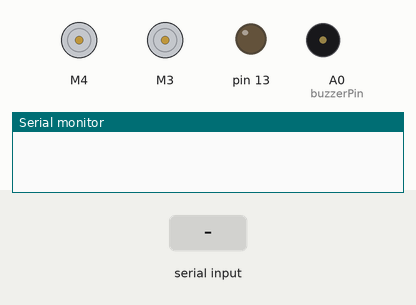
Recording of a sketch running on a simulated Arduino Mega 2560, built with avr-gcc and run on an emulated ATmega2560. Shown: 2 × DC motor (green arrow = forward, orange = backward, longer = faster), output pins drawn as LEDs (lit = HIGH), buzzer (waves = sounding, pin HIGH), the last lines printed to the serial monitor. Inputs (shaded band) come from the test bench.

Above: at 1.9 s.
2.0 s: "R" received over Serial
At 2.7 s:
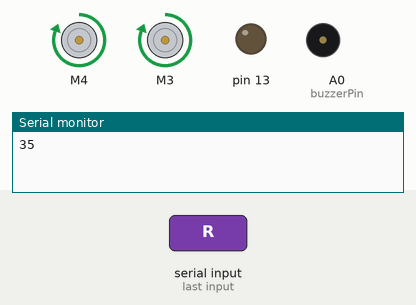
5.0 s: "A" received over Serial
At 5.7 s:
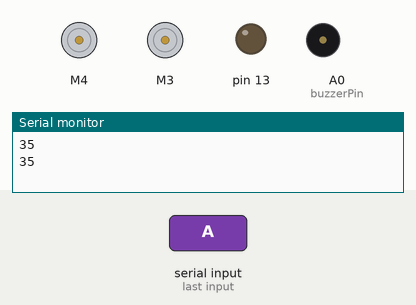
6.6 s: "E" received over Serial
At 6.8 s:
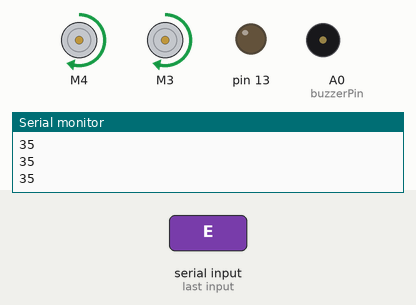
8.4 s: "L" received over Serial
At 10.53 s:
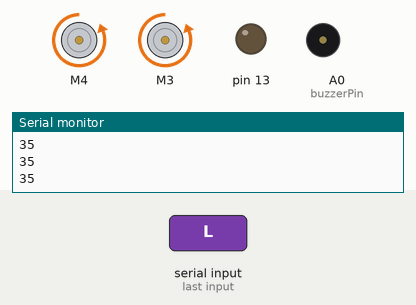
11.4 s: "RK" received over Serial
At 12.2 s:
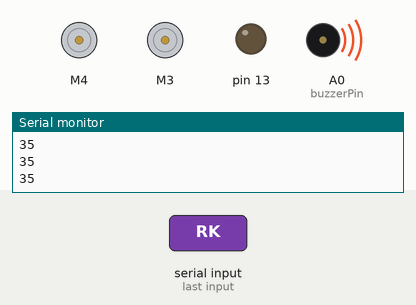
13.9 s: "grabRescueKit" received over Serial
At 15.01 s:
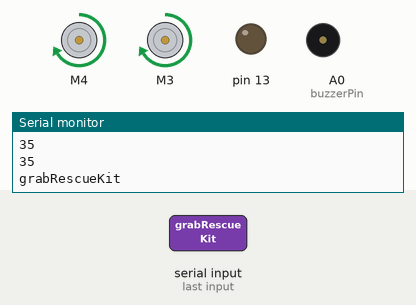
Timing chart, 0 to 16.9 s (numbered marks = the images above; inputs shaded):
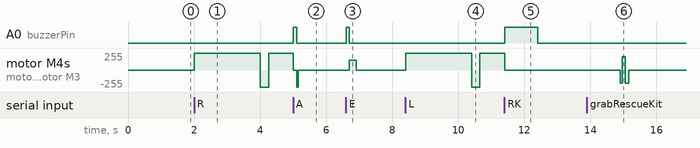

Measured:
- after the input at 2.0 s, motor M4, motor M3: stopped → forward 255/255 at once, → backward 255/255 2.0 s later, → forward 255/255 0.25 s later
- after the input at 5.0 s, A0 (buzzerPin): LOW → HIGH at once, → LOW 0.10 s later; motor M4, motor M3: forward 255/255 → stopped at once
- after the input at 6.6 s, A0 (buzzerPin): LOW → HIGH at once, → LOW 0.10 s later; motor M4, motor M3: stopped → forward 150/255 after 0.11 s, → stopped 0.20 s later
- after the input at 8.4 s, motor M4, motor M3: stopped → forward 255/255 at once, → backward 255/255 2.0 s later, → forward 255/255 0.25 s later
- after the input at 11.4 s, A0 (buzzerPin): LOW → HIGH at once, → LOW 1.0 s later; motor M4, motor M3: forward 255/255 → stopped at once
- after the input at 13.9 s, motor M4, motor M3: stopped → forward 200/255 after 1.0 s, → backward 200/255 0.15 s later, → stopped 0.10 s later

The sketch:

main2.ino
```cpp
#include <AFMotor.h>

AF_DCMotor motorA(4);
AF_DCMotor motorB(3);

int motorA1 = 33;
int motorA2 = 34;
int motorApwm = 35;

int motorB1 = 38;
int motorB2 = 37;
int motorBpwm = 14;

int servoAPin = 0;
int servoBPin = 0;

int echoPin = 0;
int triggerPin = 0;

int buzzerPin = A0;

String directionLeft = "RELEASE";
String directionRight = "RELEASE";
int xy = 0;
boolean rescueFlag = false;
int MOTORSPEED = 70;
int SENSITIVITY = 60;

int directions[] = {RELEASE,FORWARD,BACKWARD};

int obstacleCnt = 0;
float origin; //save absolute orientation in which the robot is aligned with the walls in the rescue area
String readString;

String getValue(String data, char separator, int index) { //returns ints from mutliple Strings seperated by a character
	int found = 0;
	int strIndex[] = { 0, -1 };
	int maxIndex = data.length() - 1;

	for (int i = 0; i <= maxIndex && found <= index; i++) {
			if (data.charAt(i) == separator || i == maxIndex) {
					found++;
					strIndex[0] = strIndex[1] + 1;
					strIndex[1] = (i == maxIndex) ? i+1 : i;
			}
	}
	return found > index ? data.substring(strIndex[0], strIndex[1]) : "";
}

void setup() {
	Serial.begin(9600);

	pinMode(24, INPUT_PULLUP);
	pinMode(buzzerPin, OUTPUT);
	pinMode(13, OUTPUT);


	//Gyrosensor

	//distance sensor


	/*
	while (distanceAvg() > 50) {
		delay(1);
	}
	*/
 //loosen rope
	delay(700);


	//while(distanceAvg() > 100) {}

}


void turnGreen(bool left) {

	int angle = 0;
	while(true) {
		if(angle >= 60) return;
		while(Serial.available() > 0) {
			char c = Serial.read();
			if(c == 'G') {
				beep(100);

				break;
			}
		}
		angle += 5;

		delay(100);
	}
}

void loop() {
	readString = "";

	while (Serial.available()) { //receive data from raspi
		delay(4);
		if (Serial.available() > 0) {
			char c = Serial.read();
			readString += c;
		}
	}

	if (readString != "") {
		Serial.println("35");
		if (readString == "R") {

			drive(255, 255, 800);
			turnGreen(false);
			drive(-255, -255, 250);
			drive(255, 255, 1);

		} if (readString == "L") {

			drive(255, 255, 800);
			//turnRelative(-75);
			turnGreen(true);
			drive(-255, -255, 250);
			drive(255, 255, 1);

		} if (readString == "A") {
			drive(0, 0, 0);
			drive(0, 0, 0);
			beep(100);


			drive(-255, -255, 50);
			drive(0, 0, 0);


		} if (readString.indexOf("E") != -1) {
			drive(0, 0, 0);
			beep(100);

			drive(150, 150, 200);
			drive(0, 0, 0);
		} if (readString.indexOf("RK") != -1) {
			drive(0, 0, 0);
			beep(1000);
			String incomingString = "";
			while (true) {
				if (Serial.available() > 0) {
					incomingString = Serial.readString();
					//incomingString.trim();
          String xval = getValue(incomingString, ':', 0);
					String yval = getValue(incomingString, ':', 1);
					String zval = getValue(incomingString, ':', 2);

					int motorleft = xval.toInt();
					int motorright = yval.toInt();
					int duration = zval.toInt();
					pln(incomingString);

					if(incomingString == "grabRescueKit") {

						drive(-200, -200, 50);
						drive(0, 0, 0);

						drive(200, 200, 100);
						drive(0, 0, 0);

						drive(-200, -200, 100);
						drive(0, 0, 0);
						break;
					} else if (incomingString == "armUp") {
						drive(0, 0, 0);

						Serial.println(1);
					} else if (incomingString == "armDown") {
						drive(0, 0, 0);

						Serial.println(1);
					} else {
						/*
						p(motorleft);
						p("  ");
						p(motorright);
						pln("");
						*/
						if (motorleft == 0 && motorright == 0) {
							if (duration == 0) { //turn to origin

							} else {

								Serial.println(1);
							}
						} else {
							drive(motorleft, motorright, duration);
							drive(0, 0, 0);
							Serial.println(1);
						}
					}
				}
			}

		} if (readString == "I") {
			drive(255, 255, 550);
		} if (readString == "IR") {
			drive(0, 0, 0);

			drive(255, -255, 100);
			drive(255, 255, 550);
		} if (readString == "IL") {
			drive(0, 0, 0);

			drive(-255, 255, 100);
			drive(255, 255, 550);
		} if (readString == "D") {

			drive(255, 255, 300);

			drive(-255, -255, 500);
			drive(255, 255, 1);
		} if (readString.indexOf("STOP") != -1) {
			drive(255, 255, 200);
			//loose rope
			drive(0, 0, 100000);
		} else if (readString.indexOf("S") != -1) {
			drive(255, 255, 400);
		} if (readString == "gapR") {
			drive(0, 0, 0);
			beep(50);
			drive(255, -255, 100);
			drive(0, 0, 0);
		} if (readString == "gapL") {
			drive(0, 0, 0);
			beep(50);
			drive(-255, 255, 100);
			drive(0, 0, 0);
		} if (readString == "Rescuekit") {
			beep(2000);
		}if (readString == "Rescue") { //Raspi says: there is the rescue area because he did not see a line for 10 frames
			drive(0, 0, 0);

			/*if (rescueFlag == false && distanceAvg() < 2000 && distanceAvg() > 500) { //checks if distance fits
				drive(0, 0, 0);
				led(1, 0, 0);
				Serial2.println("8"); //sends a 8 to the raspi to verify the entrance of the evacuation zone
				rescue();
			} else {
				drive(0, 0, 0);
				led(0, 0, 1);
				Serial2.println(6); //sends a 6 because there can't be the rescue area
			}*/
		} else {
			String newReadString = "";
			for(int i = 0; i < readString.length(); i++) {
				char c = readString[i];
				if(c == '-' || c == '.' || c == '0' || c == '1' ||
					c == '2' || c == '3' || c == '4' || c == '5' ||
					c == '6' || c == '7' || c == '8' || c == '9') {
					newReadString += c;
				}
			}

			//Linefollowing
			int x = newReadString.toInt();

			if (x < 200 && x > -200) {

				int motorSpeedL = MOTORSPEED + x * SENSITIVITY;
				int motorSpeedR = MOTORSPEED - x * SENSITIVITY;


			}
		}
	}

	//obstacle();
}

void beep(int duration) {
	digitalWrite(buzzerPin, HIGH);
	delay(duration);
	digitalWrite(buzzerPin, LOW);
}

void drive(int left, int right, int duration) {
	int directionLeft = 0;
  int directionRight = 0;
	if(duration < 0) {
		int h = left;
		left = right;
		right = h;
		duration *= -1;
	}
	if (left > 0) {
		directionLeft = 1;
	}
	else if (left == 0) {
		directionLeft = 0;
	}
	else{
		directionLeft = 2;
	}
	if (right > 0) {
		directionRight = 1;
	}
	else if (right == 0) {
		directionRight = 0;
	}
	else{
		directionRight = 2;
	}
	if (right > 255) {
		right = 255;
	}
	if (right < -255) {
		right = -255;
	}
	if (left > 255) {
		left = 255;
	}
	if (left < -255) {
		left = -255;
	}

	motorA.run(directions[directionLeft]);
	motorB.run(directions[directionRight]);
	/*
	digitalWrite(motorA1, left < 0 ? HIGH : LOW);
	digitalWrite(motorA2, left <= 0 ? LOW : HIGH);

	digitalWrite(motorB1, right < 0 ? HIGH : LOW);
	digitalWrite(motorB2, right <= 0 ? LOW : HIGH);

	analogWrite(motorApwm, abs(left));
	analogWrite(motorBpwm, abs(right));
	*/
  motorA.setSpeed(abs(left));
  motorB.setSpeed(abs(right));

	delay(duration);


}

/*
void turnAbsolute(float pos) {
	if (pos > getXOrientation()) {
		while (getXOrientation() < pos - 2.0) {
			drive(130, -130, 0);
		}
	} else {
		while (getXOrientation() > pos + 2.0) {
			drive(-130, 130, 0);
		}
	}
	drive(0, 0, 0);
}
*/


//Symbol of programmers lazyness:
inline void p(String txt) {
	Serial.print(txt);
}

inline void pln(String txt) {
	Serial.println(txt);
}


void debug(bool statement) {
	if (statement) {
		//debug everything

		//laser sensor front:
		Serial.print("Distance: ");

		Serial.print("mm");
	}
}
```
